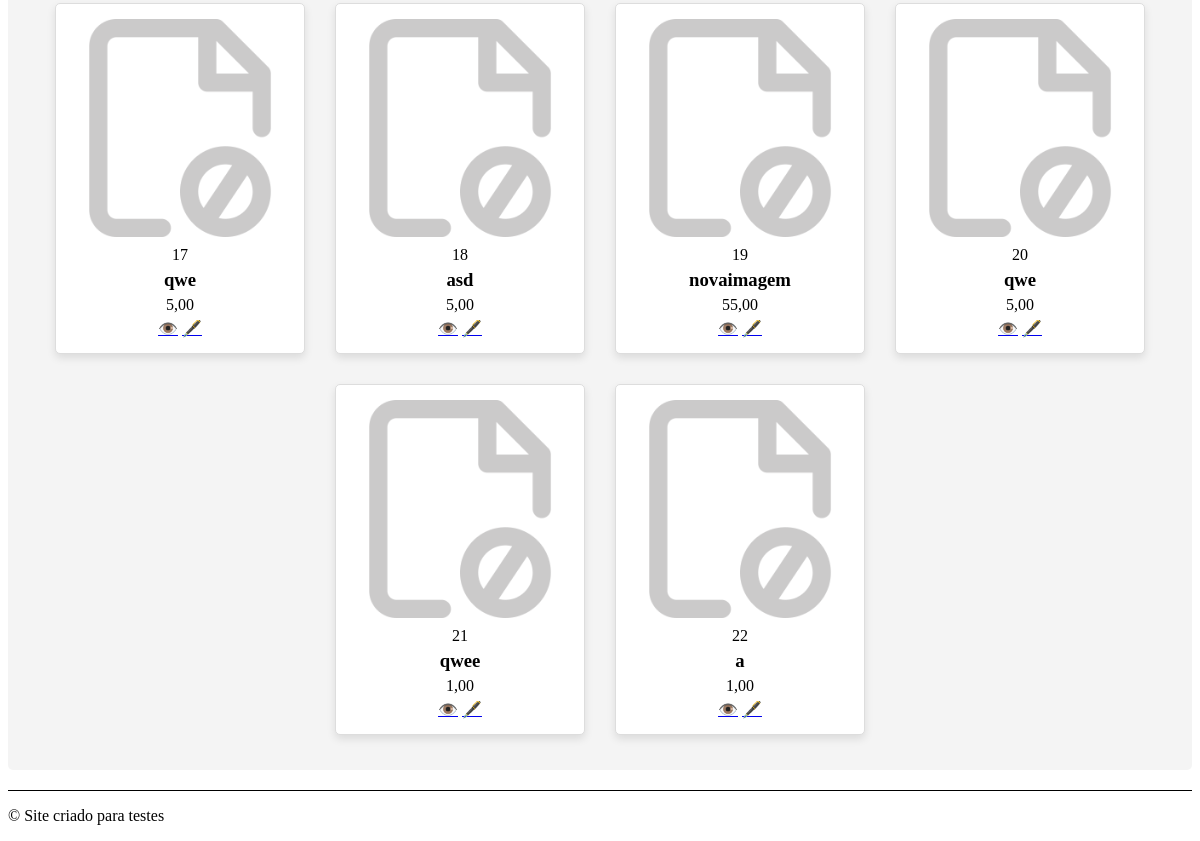
The app's page /lista_de_produtos/ (lower part), older data.
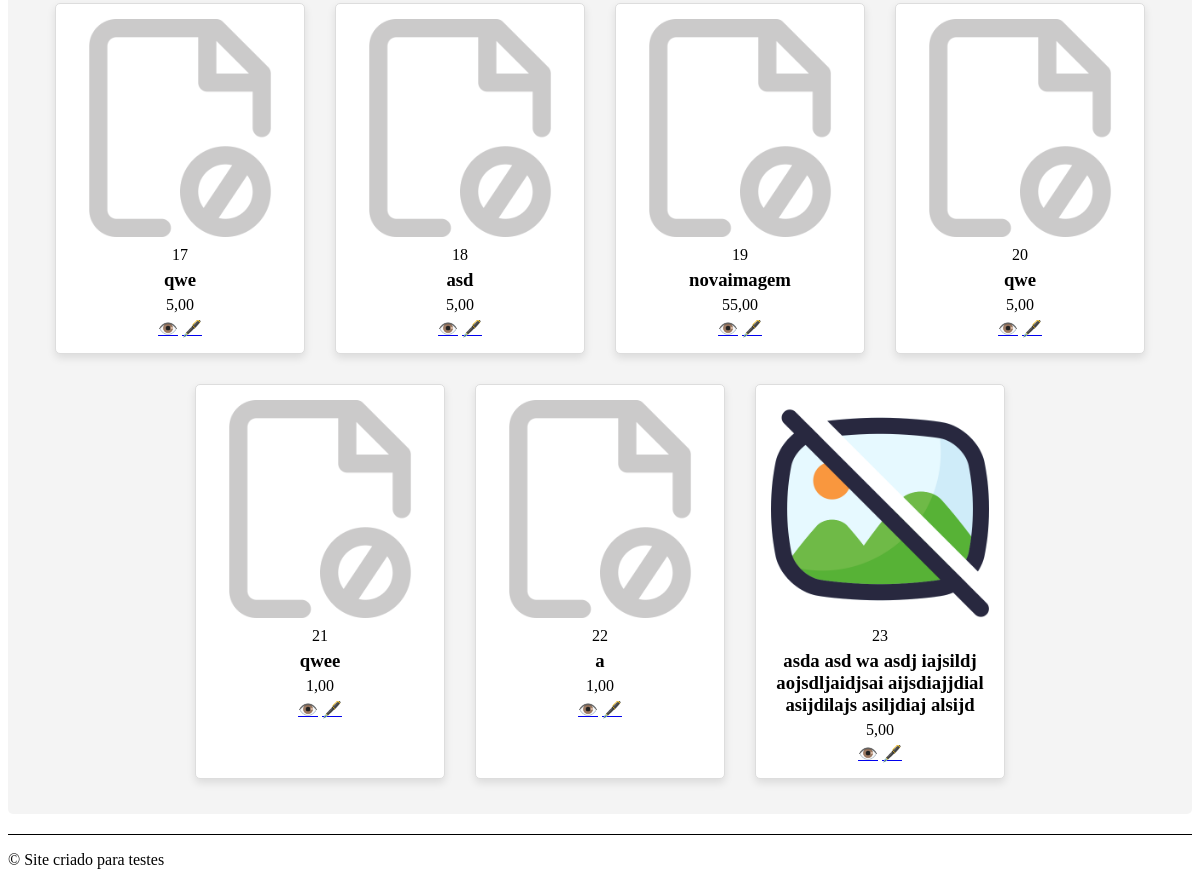
The same page, newer data.
### core/models.py (models this page shows, shortened)
class Base(models.Model):
    criado = models.DateField('Data de criação', auto_now_add=True)
    modificado = models.DateField('Data de atualização', auto_now=True)
    ativo = models.BooleanField('Ativo?', default=True)
    class Meta:
        abstract = True

class Produto(Base):
    nome = models.CharField('Nome', max_length=255)
    preco = models.DecimalField('Preço', decimal_places=2, max_digits=9)
    imagem = models.ImageField(upload_to='produtos/', default= 'produtos/imagem_padrao.png')

### core/views.py (the view)
# urls.py: path('lista_de_produtos/', listar_produtos, name='list_prod'),
def listar_produtos(request):
    context = {
        'titulo': 'Listagem de produtos',
        'produtos': Produto.objects.all()
    }
    return render(request, 'listar_produtos.html', context)

### core/templates/listar_produtos.html (shortened to what this page needs)
{% extends "base.html" %}
{% load static %}
{% block link %}
    <link rel="stylesheet" href="{% static 'css/listar_produtos.css'%}">
{% endblock link %}
{% block content %}
<div class="tabela">
        <div class="galeria-container">
            {% for produto in produtos %}
                <div class='produto-card'>
                    <img src="{{ produto.imagem.url }}" alt="{{ produto.nome }}" class="gal-produto-imagem">
                    <p class="card id"> {{ produto.id }}</p>
                    <h3 class="card nome">{{ produto.nome }}</h3>
                    <p class="card preco">{{ produto.preco }}</p>
                    <a href="{% url 'det_produto' produto.id %}">👁️</a>
                    <a href="{% url 'edit_produto' produto.id %}">🖋️</a>
                </div>
            {% empty %}
            <p>Sem produtos no momento.</p>
            {% endfor%}
        </div>
</div>
        {% endblock content %}

### core/templates/base.html (shortened to what this page needs)
{% load static %}
<!DOCTYPE html>
<html lang="pt-br">
<head>
    <link rel="stylesheet" href="{% static 'css/base.css' %}">
    {% block link %} {% endblock link %}
</head>
<body>
    <div class="content">
        {% block content %}{% endblock %}
    </div>
<div class = "rodape">
    <footer>
        <p>&copy; Site criado para testes</p>
    </footer>
</div>
</body>
</html>

### core/static/css/base.css (style rules this page uses)
* { border: 0; padding: 0; box-sizing: border-box; }
.rodape { margin-top: 20px; border-top: 1px solid black; }

### core/static/css/listar_produtos.css (style rules this page uses)
.tabela { background-color: #f4f4f4; border-radius: 5px; }
.galeria-container { display: flex; flex-wrap: wrap; justify-content: center; padding: 20px; }
.produto-card { background-color: white; color: black; border: 1px solid #ddd; border-radius: 5px; margin: 15px; padding: 15px; width: 250px; box-shadow: 0 4px 8px rgba(0, 0, 0, 0.1); text-align: center; transition: transform 0.2s ease; overflow: hidden; }
.gal-produto-imagem { max-width: 100%; height: auto; border: 5px; }

Row changes from the older to the newer data that the page shows:
added Produto: imagem (placeholder picture), id "23", nome "asda asd wa asdj iajsildj aojsdljaidjsai aijsdiajjdial asijdilajs asiljdiaj alsijd", preco "5,00"
